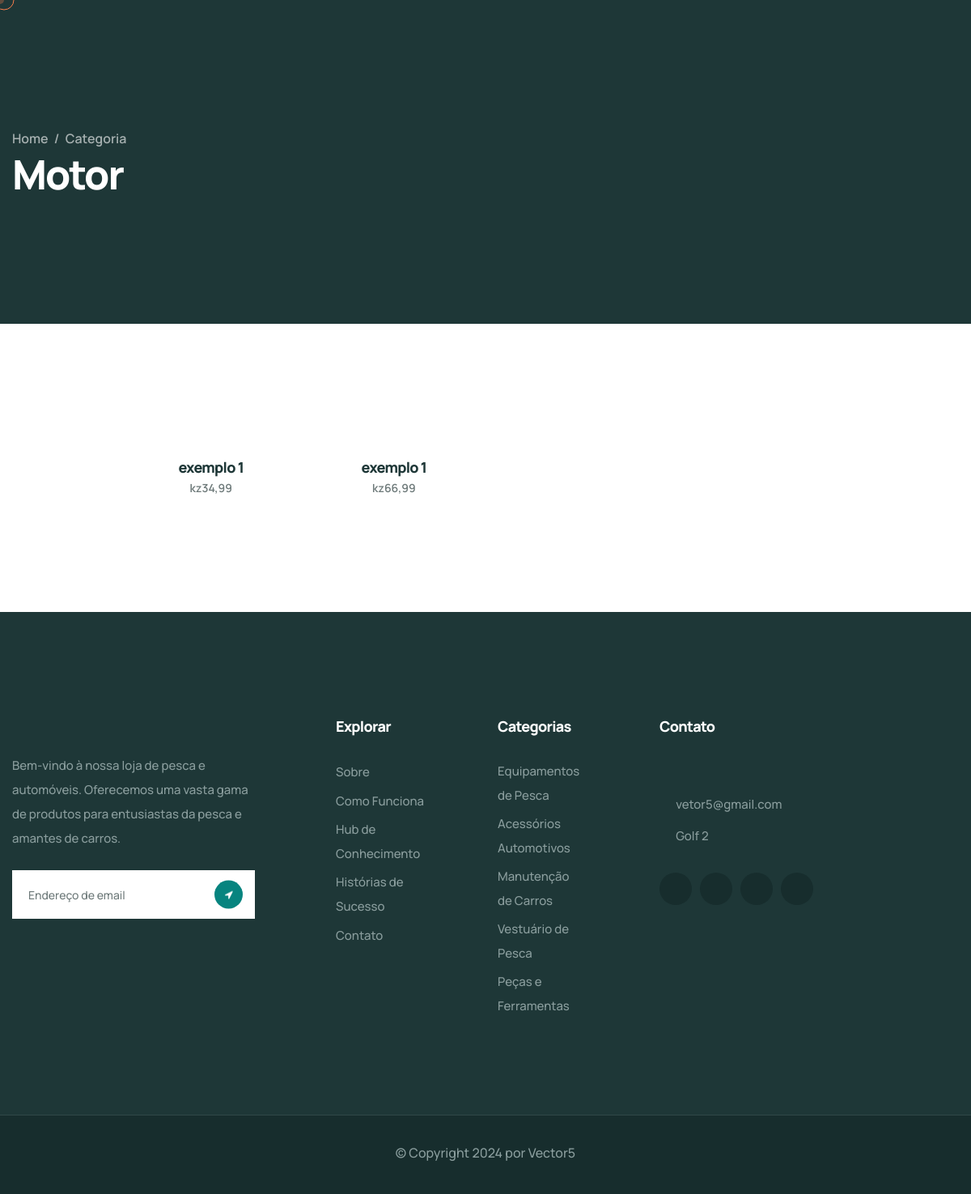
/vetor5/motor/, run on an earlier commit of the app's database.
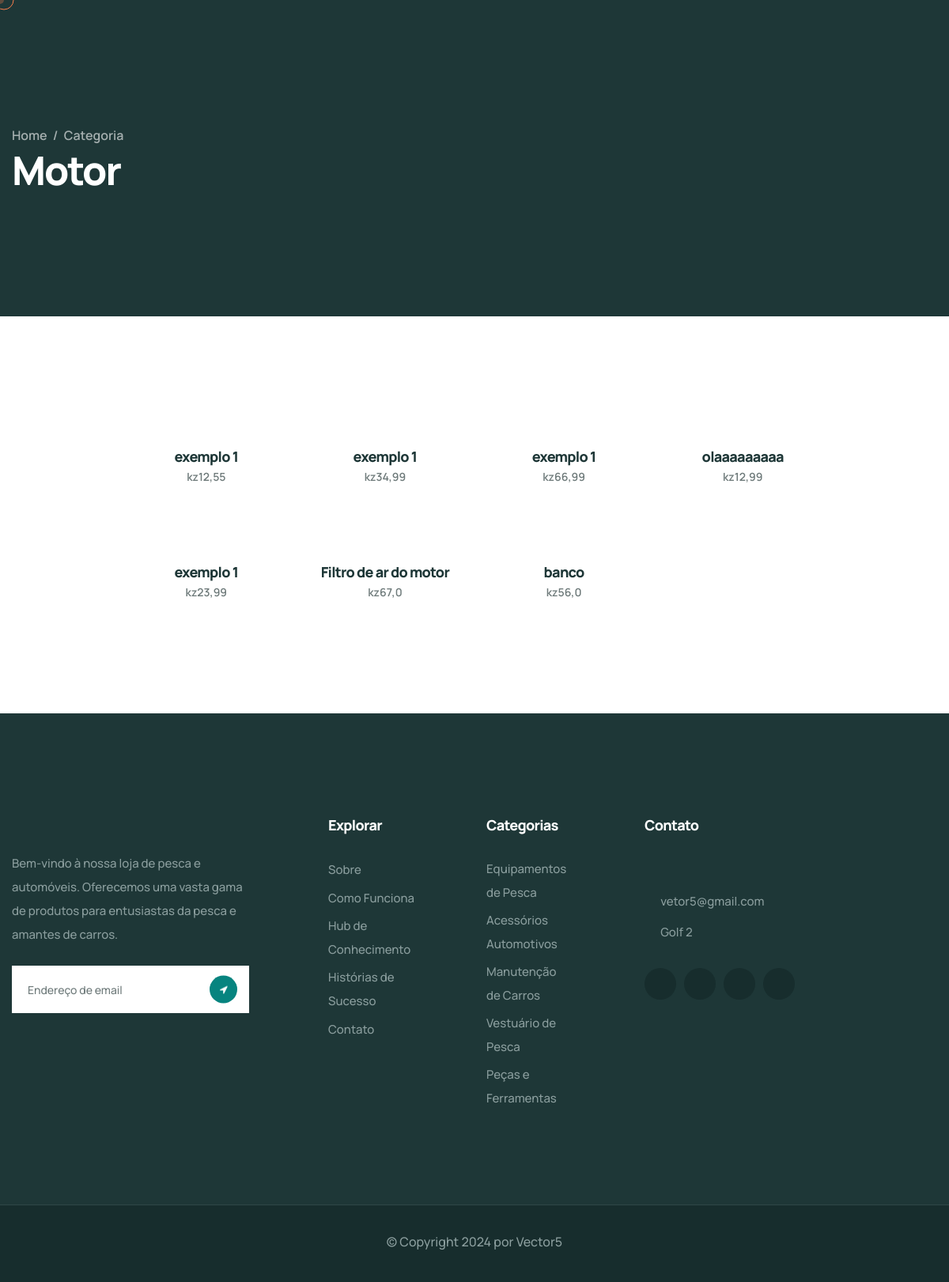
And on a later commit of the database.
### usuarios/models.py (models this page shows, shortened)
class Produtos(models.Model):
    nome = models.CharField(max_length=50)
    descricao = models.TextField(max_length=600)
    marca = models.ForeignKey(Marca_produto, on_delete=models.CASCADE)
    categoria = models.ForeignKey(Categoria_produto, on_delete=models.CASCADE)
    estoque = models.CharField(max_length=40)
    preco = models.FloatField()
    preco_promocional = models.FloatField()
    imagem = models.FileField(upload_to='imagem/')
    peso = models.FloatField()
    dimensao = models.CharField(max_length=50)
    compatibilidade = models.CharField(max_length=50)
    quantidade_fornecida = models.IntegerField()
    material = models.CharField(max_length=50)
    condicao = models.ForeignKey(Condicao, on_delete=models.CASCADE)
    instrucao_instalacao = models.TextField(max_length=300, blank=True)
    fornecedor = models.ForeignKey(Fornecedor, on_delete=models.CASCADE)
    garantia = models.CharField(max_length=50)
    prazo_entrega = models.CharField(max_length=50)
    data_criacao = models.DateTimeField(default=timezone.now)  # Novo campo adicionado

### usuarios/views.py (the view)
# urls.py: path('motor/', views.motor, name='motor'),
def motor(request):
    categoria_motor = Categoria_produto.objects.get(nome = 'motor')
    produtos = Produtos.objects.filter(categoria=categoria_motor)
    return render(request, 'motor.html', {'categoria':categoria_motor, 'produtos':produtos})

### usuarios/templates/motor.html (shortened to what the changed rows need)
<!DOCTYPE html>
<html lang="en">
<head>
    {% load static %}
    <link rel="stylesheet" href="{% static 'assets/vendors/bootstrap/css/bootstrap.min.css' %}">
    <link rel="stylesheet" href="{% static 'assets/vendors/animate/animate.min.css' %}">
    <link rel="stylesheet" href="{% static 'assets/vendors/animate/custom-animate.css' %}">
    <link rel="stylesheet" href="{% static 'assets/vendors/fontawesome/css/all.min.css' %}">
    <link rel="stylesheet" href="{% static 'assets/vendors/jarallax/jarallax.css' %}">
    <link rel="stylesheet" href="{% static 'assets/vendors/jquery-magnific-popup/jquery.magnific-popup.css' %}">
    <link rel="stylesheet" href="{% static 'assets/vendors/nouislider/nouislider.min.css' %}">
    <link rel="stylesheet" href="{% static 'assets/vendors/nouislider/nouislider.pips.css' %}">
    <link rel="stylesheet" href="{% static 'assets/vendors/odometer/odometer.min.css' %}">
    <link rel="stylesheet" href="{% static 'assets/vendors/swiper/swiper.min.css' %}">
    <link rel="stylesheet" href="{% static 'assets/vendors/qrowd-icons/style.css' %}">
    <link rel="stylesheet" href="{% static 'assets/vendors/tiny-slider/tiny-slider.min.css' %}">
    <link rel="stylesheet" href="{% static 'assets/vendors/reey-font/stylesheet.css' %}">
    <link rel="stylesheet" href="{% static 'assets/vendors/owl-carousel/owl.carousel.min.css' %}">
    <link rel="stylesheet" href="{% static 'assets/vendors/owl-carousel/owl.theme.default.min.css' %}">
    <link rel="stylesheet" href="{% static 'assets/vendors/bxslider/jquery.bxslider.css' %}">
    <link rel="stylesheet" href="{% static 'assets/vendors/bootstrap-select/css/bootstrap-select.min.css' %}">
    <link rel="stylesheet" href="{% static 'assets/vendors/vegas/vegas.min.css' %}">
    <link rel="stylesheet" href="{% static 'assets/vendors/jquery-ui/jquery-ui.css' %}">
    <link rel="stylesheet" href="{% static 'assets/vendors/timepicker/timePicker.css' %}">
    <link rel="stylesheet" href="{% static 'assets/css/qrowd.css' %}">
    <link rel="stylesheet" href="{% static 'assets/css/qrowd-responsive.css' %}">
</head>
<body class="custom-cursor">
    <div class="page-wrapper">
        <section class="page-header">
            <div class="container">
                <div class="page-header__inner">
                    <h2>Motor</h2>
                </div>
            </div>
        </section>
        <section class="product">
            <div class="container-fluid">
                <div class="row justify-content-center">
                    <div class="col-xl-9 col-lg-9 mx-auto">
                        <div class="product__items">
                            <div class="product__all">
                                <div class="row">
                                {% if produtos %}
                                    {% for categoria in produtos %}
                                        <div class="col-xl-3 col-lg-3 col-md-6">
                                            <div class="product__all-single">
                                                <div class="product__all-img">
                                                </div>
                                                <div class="product__all-content">
                                                    <h4 class="product__all-title"><a href="{% url 'detalhe_produto' categoria.id %}">{{categoria.nome}}</a></h4>
                                                    <p class="product__all-price">kz{{categoria.preco}}</p>
                                                    <div class="product__all-review">
                                                        <i class="fa fa-star"></i>
                                                        <i class="fa fa-star"></i>
                                                        <i class="fa fa-star"></i>
                                                        <i class="fa fa-star"></i>
                                                        <i class="fa fa-star"></i>
                                                    </div>
                                                </div>
                                            </div>
                                        </div>
                                    {% endfor %}
                                {% else %}
                                    <div class="col-12 text-center">
                                        <div class="alert alert-info mt-4">
                                            <strong>Nenhum produto cadastrado!</strong> Volte mais tarde para ver as novidades.
                                        </div>
                                    </div>
                                {% endif %}
                                </div>
                            </div>
                        </div>
                    </div>
                </div>
            </div>
        </section>
</div>
</body>
</html>

What changed in the data, as far as the page shows it:
now on this page (row edited): Produtos: nome "exemplo 1", preco "12,55"
now on this page (row edited): Produtos: nome "olaaaaaaaaa", preco "12,99"
added Produtos: nome "exemplo 1", preco "23,99"
added Produtos: nome "Filtro de ar do motor", preco "67,0"
added Produtos: nome "banco", preco "56,0"
